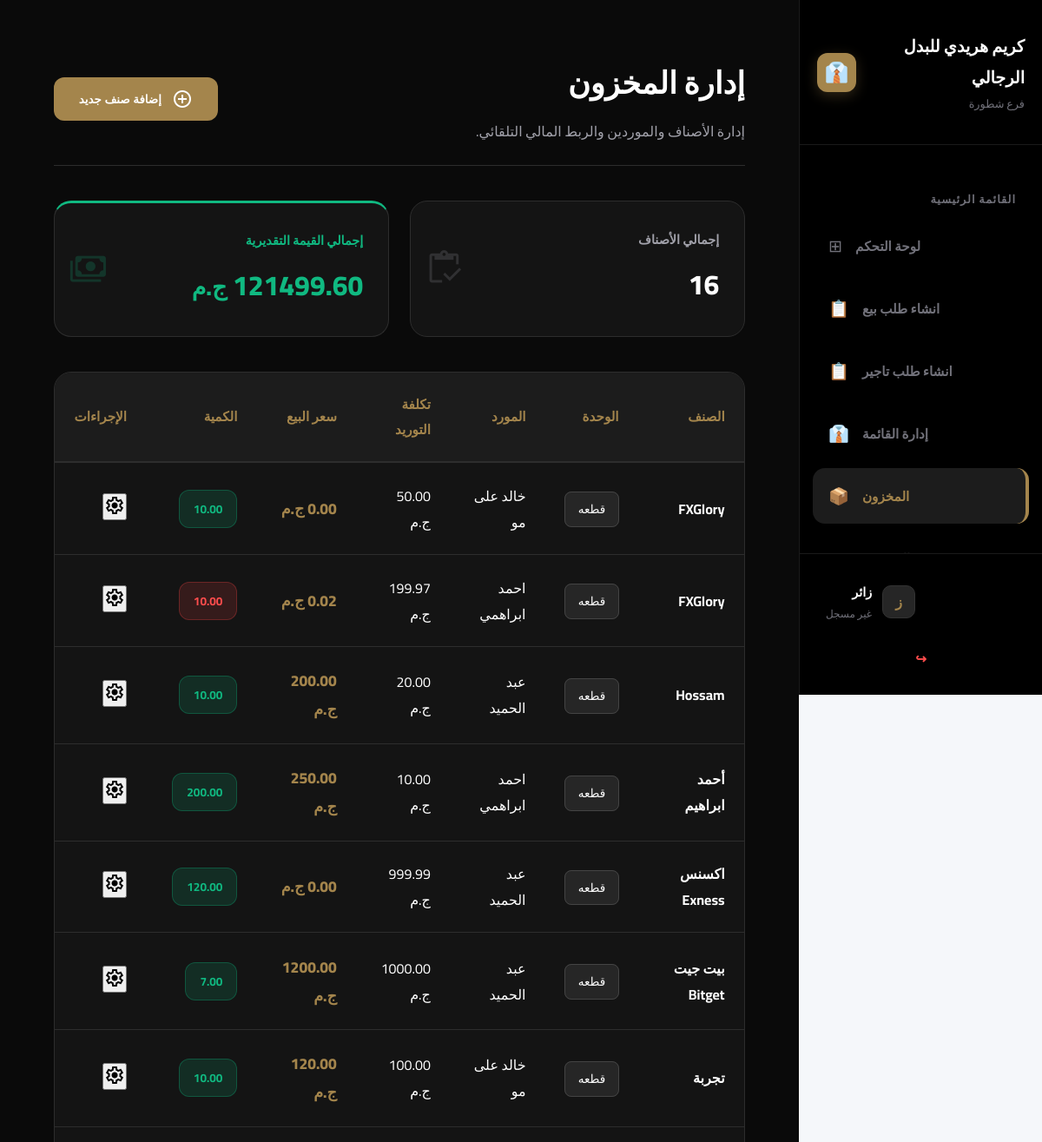
Before: /pos/inventory/ (upper part) with the older database file.
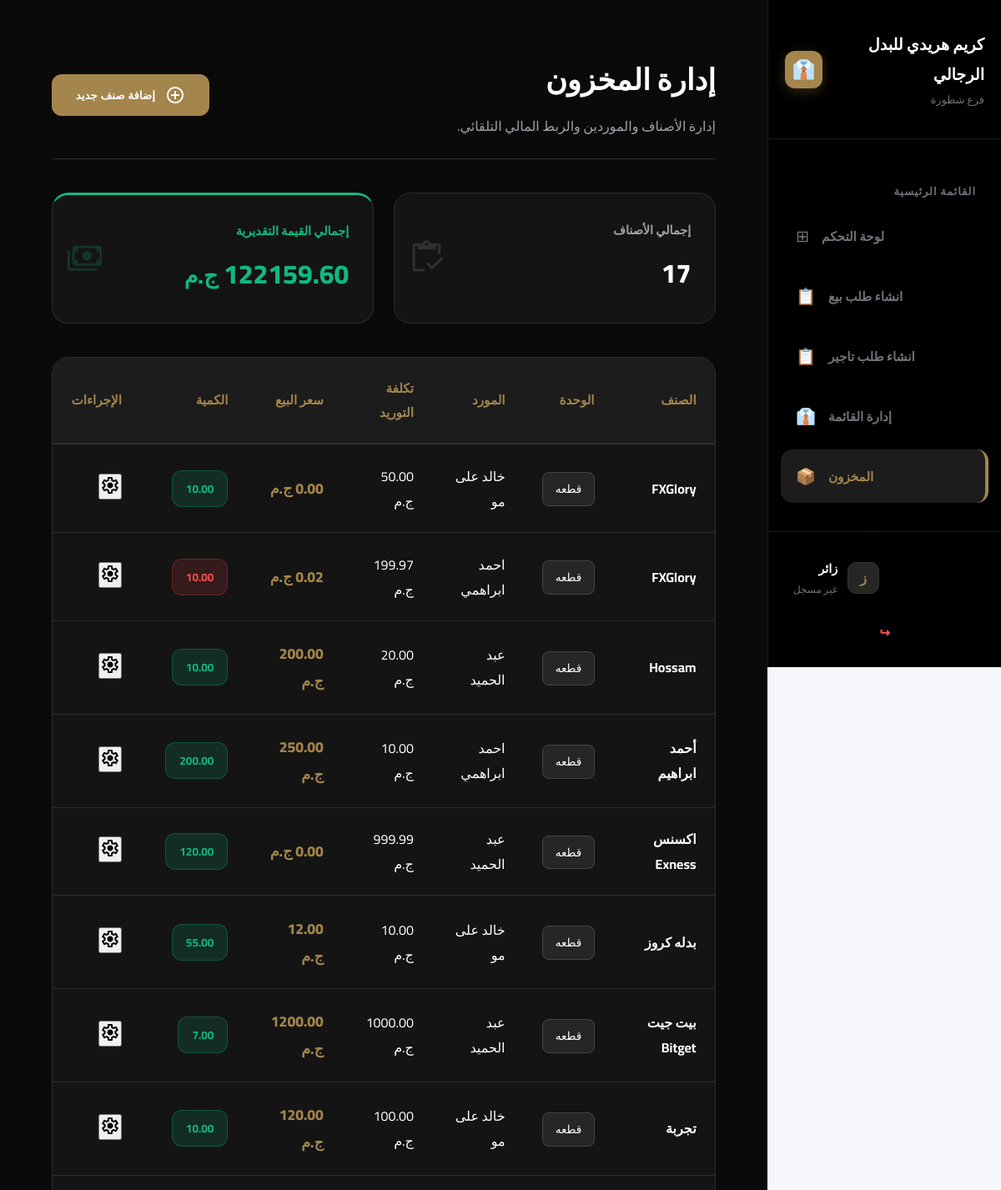
After: the same page with the newer database file.
### pos/models.py (models this page shows, shortened)
class InventoryItem(models.Model):
    name = models.CharField(max_length=200, verbose_name="اسم الصنف")
    category = models.ForeignKey(IngredientCategory, on_delete=models.CASCADE, related_name='items', verbose_name="الفئة")
    size = models.ForeignKey(Size_choices, on_delete=models.CASCADE, verbose_name="الحجم")
    color = models.ForeignKey(Colors_choices, on_delete=models.CASCADE, verbose_name="اللون")
    quantity = models.PositiveIntegerField(verbose_name="الكمية الحالية")
    min_limit = models.PositiveIntegerField(verbose_name="حد الطلب (الحد الأدنى)")
    unit = models.ForeignKey(Unit_choices, on_delete=models.CASCADE, verbose_name="الوحدة")
    unit_cost = models.DecimalField(max_digits=10, decimal_places=2, verbose_name="سعر الوحدة")
    supply_cost = models.DecimalField(max_digits=10, decimal_places=2, verbose_name="تكلفة التوريد")
    profit = models.DecimalField(max_digits=10, decimal_places=2, verbose_name="الربح المتوقع")
    updated_at = models.DateTimeField(auto_now=True, verbose_name="آخر تحديث")
    Supplier = models.ForeignKey(Supplier, on_delete=models.CASCADE, verbose_name="المورد")
    is_rental = models.BooleanField(default=False, verbose_name="هل الصنف للإيجار؟")
    rental_code = models.CharField(
        max_length=20,
        unique=True,
        null=True,
        blank=True,
        editable=False,
        verbose_name="كود الصنف"
    )
    total_rentals = models.PositiveIntegerField(default=0, verbose_name="إجمالي مرات الإيجار")
    total_profit = models.DecimalField(max_digits=10, decimal_places=2, verbose_name="إجمالي الربح من الإيجار", default=0)

class Supplier(models.Model):
    name = models.CharField(max_length=400, verbose_name="اسم المورد")
    mobil = models.CharField(max_length=15)
    address = models.CharField(max_length=1000, verbose_name="عنوان المورد")
    category = models.CharField(max_length=200, null=True, blank=True, verbose_name="التصنيف") # أضفنا هذا الحقل
    number_of_supplies = models.PositiveIntegerField(default=0)

### categories/models.py (models this page shows)
class Unit_choices(models.Model):
    unit = models.CharField (max_length=100, verbose_name="وحدات التخزين")
    def __str__(self):
        return self.unit

### pos/views.py (the view)
# urls.py: path('inventory/', views.inventory_management, name='inventory_management'),
def inventory_management(request):
    items = InventoryItem.objects.all().order_by('name')
    low_stock_count = items.filter(quantity__lte=F('min_limit')).count()
    inventory_value = sum(item.quantity * item.unit_cost for item in items)
    category_filter = request.GET.get('category')
    if category_filter and category_filter != 'all':
        items = items.filter(category_id=category_filter)
    context = {
        'items': items,
        'categories': IngredientCategory.objects.all(),
        'units': Unit_choices.objects.all(),
        'suppliers': Supplier.objects.all(),
        'sizes': Size_choices.objects.all(),
        'colors': Colors_choices.objects.all(),
        'total_items_count': items.count(),
        'low_stock_count': low_stock_count,
        'inventory_value': inventory_value,
        'selected_category': category_filter,
    }
    return render(request, 'pos/inventory_management.html', context)

### accounts/context_processors.py (called while the page is built)
def notifications_processor(request):
    if request.user.is_authenticated:
        notifications = Notification.objects.filter(user=request.user, is_deleted=False).order_by('-created_at')[:10]
    else:
        notifications = []
    return {'notifications': notifications}

### categories/models.py (called while the page is built)
    def __str__(self):
        return self.category

### templates/pos/inventory_management.html (shortened to what this page needs)
{% extends 'base.html' %}
{% load static %}
{% block extra_css %}
    <link rel="stylesheet" href="{% static 'css/inventory.css' %}">
{% endblock %}
{% block content %}
<div class="inventory-page-wrapper" dir="rtl">
    <header class="inventory-main-header">
        <div class="header-text">
            <h1 class="page-title">إدارة المخزون</h1>
            <p class="page-subtitle">إدارة الأصناف والموردين والربط المالي التلقائي.</p>
        </div>
        <div class="header-actions">
            <button onclick="openModal('addItemModal')" class="btn-primary-luxury">
                <span class="material-symbols-outlined">add_circle</span>
                <span class="btn-text">إضافة صنف جديد</span>
            </button>
        </div>
    </header>
    <section class="stats-container">
        <div class="luxury-card stat-item">
            <div class="stat-info"><span class="label">إجمالي الأصناف</span><span class="value">{{ items.count }}</span></div>
            <span class="material-symbols-outlined icon-bg">inventory</span>
        </div>
        <div class="luxury-card stat-item total-value-border">
            <div class="stat-info">
                <span class="label text-emerald">إجمالي القيمة التقديرية</span>
                <span class="value text-emerald">{{ inventory_value|floatformat:2 }} <small>ج.م</small></span>
            </div>
            <span class="material-symbols-outlined icon-bg emerald-icon">payments</span>
        </div>
    </section>
    <div class="inventory-table-container">
        <table class="luxury-data-table" id="inventoryTable">
            <thead>
                <tr>
                    <th>الصنف</th>
                    <th>الوحدة</th>
                    <th>المورد</th>
                    <th>تكلفة التوريد</th>
                    <th>سعر البيع</th>
                    <th>الكمية</th>
                    <th class="text-center">الإجراءات</th>
                </tr>
            </thead>
            <tbody>
                {% for item in items %}
                <tr>
                    <td><strong>{{ item.name }}</strong></td>
                    <td><span class="unit-badge">{{ item.unit }}</span></td>
                    <td><span class="table-text-muted">{{ item.Supplier.name|default:"-" }}</span></td>
                    <td><span class="price-text">{{ item.supply_cost }} ج.م</span></td>
                    <td><span class="price-text-gold">{{ item.unit_cost }} ج.م</span></td>
                    <td>
                        <div class="status-badge-luxury {% if item.quantity <= item.min_limit %}status-red{% else %}status-green{% endif %}">
                            {{ item.quantity|floatformat:2 }}
                        </div>
                    </td>
                    <td class="text-center">
                        <button onclick="openControlModal('{{ item.id }}', '{{ item.name }}', '{{ item.unit_cost }}', '{{ item.supply_cost }}')" class="btn-action-icon edit-btn">
                            <span class="material-symbols-outlined">settings</span>
                        </button>
                    </td>
                </tr>
                {% endfor %}
            </tbody>
        </table>
    </div>
</div>
{% endblock %}

Changed rows visible on the page:
added InventoryItem: name "بدله كروز", unit "قطعه", Supplier.name "خالد على مو", supply_cost "10.00", unit_cost "12.00", quantity "55.00"
Other visible differences:
{{ items.count }}: "16" → "17"
{{ inventory_value|floatformat:2 }}: "121499.60" → "122159.60"
